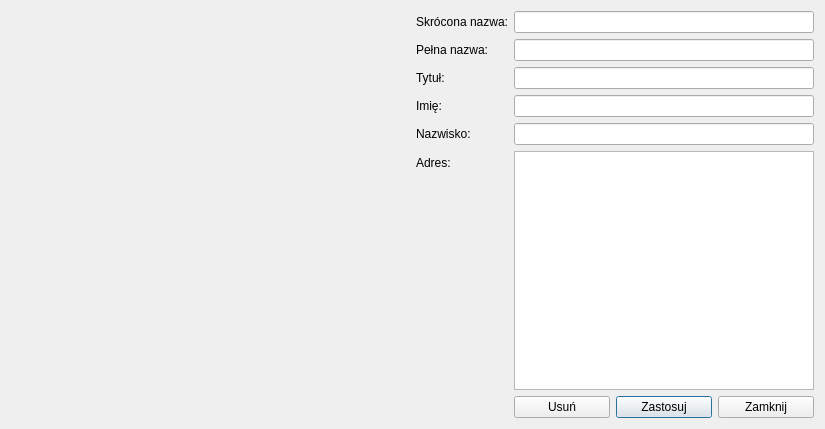
<?xml version="1.0" encoding="UTF-8"?>
<ui version="4.0">
 <class>CustomerEdit</class>
 <widget class="QDialog" name="CustomerEdit">
  <property name="geometry">
   <rect>
    <x>0</x>
    <y>0</y>
    <width>825</width>
    <height>429</height>
   </rect>
  </property>
  <property name="windowTitle">
   <string>Edytor danych klienta</string>
  </property>
  <layout class="QHBoxLayout" name="horizontalLayout_2">
   <item>
    <widget class="CustomerSearch" name="widget" native="true">
     <property name="sizePolicy">
      <sizepolicy hsizetype="Expanding" vsizetype="Expanding">
       <horstretch>0</horstretch>
       <verstretch>0</verstretch>
      </sizepolicy>
     </property>
    </widget>
   </item>
   <item>
    <layout class="QFormLayout" name="formLayout">
     <property name="fieldGrowthPolicy">
      <enum>QFormLayout::AllNonFixedFieldsGrow</enum>
     </property>
     <item row="2" column="0">
      <widget class="QLabel" name="label_4">
       <property name="text">
        <string>Skrócona nazwa:</string>
       </property>
      </widget>
     </item>
     <item row="2" column="1">
      <widget class="QLineEdit" name="skrocona"/>
     </item>
     <item row="3" column="0">
      <widget class="QLabel" name="label_3">
       <property name="text">
        <string>Pełna nazwa:</string>
       </property>
      </widget>
     </item>
     <item row="3" column="1">
      <widget class="QLineEdit" name="pelna"/>
     </item>
     <item row="4" column="0">
      <widget class="QLabel" name="label_5">
       <property name="text">
        <string>Tytuł:</string>
       </property>
      </widget>
     </item>
     <item row="4" column="1">
      <widget class="QLineEdit" name="tytul"/>
     </item>
     <item row="5" column="0">
      <widget class="QLabel" name="label_6">
       <property name="text">
        <string>Imię:</string>
       </property>
      </widget>
     </item>
     <item row="5" column="1">
      <widget class="QLineEdit" name="imie"/>
     </item>
     <item row="6" column="0">
      <widget class="QLabel" name="label_2">
       <property name="text">
        <string>Nazwisko:</string>
       </property>
      </widget>
     </item>
     <item row="6" column="1">
      <widget class="QLineEdit" name="nazwisko">
       <property name="text">
        <string/>
       </property>
      </widget>
     </item>
     <item row="7" column="0">
      <widget class="QLabel" name="label_7">
       <property name="text">
        <string>Adres:</string>
       </property>
      </widget>
     </item>
     <item row="7" column="1">
      <widget class="QPlainTextEdit" name="adres"/>
     </item>
     <item row="8" column="1">
      <layout class="QHBoxLayout" name="horizontalLayout">
       <item>
        <widget class="QPushButton" name="del">
         <property name="text">
          <string>Usuń</string>
         </property>
         <property name="autoDefault">
          <bool>false</bool>
         </property>
        </widget>
       </item>
       <item>
        <widget class="QPushButton" name="apply">
         <property name="text">
          <string>Zastosuj</string>
         </property>
        </widget>
       </item>
       <item>
        <widget class="QPushButton" name="close">
         <property name="text">
          <string>Zamknij</string>
         </property>
        </widget>
       </item>
      </layout>
     </item>
    </layout>
   </item>
  </layout>
 </widget>
 <customwidgets>
  <customwidget>
   <class>CustomerSearch</class>
   <extends>QWidget</extends>
   <header>CustomerSearch.h</header>
   <container>1</container>
  </customwidget>
 </customwidgets>
 <resources/>
 <connections/>
</ui>
